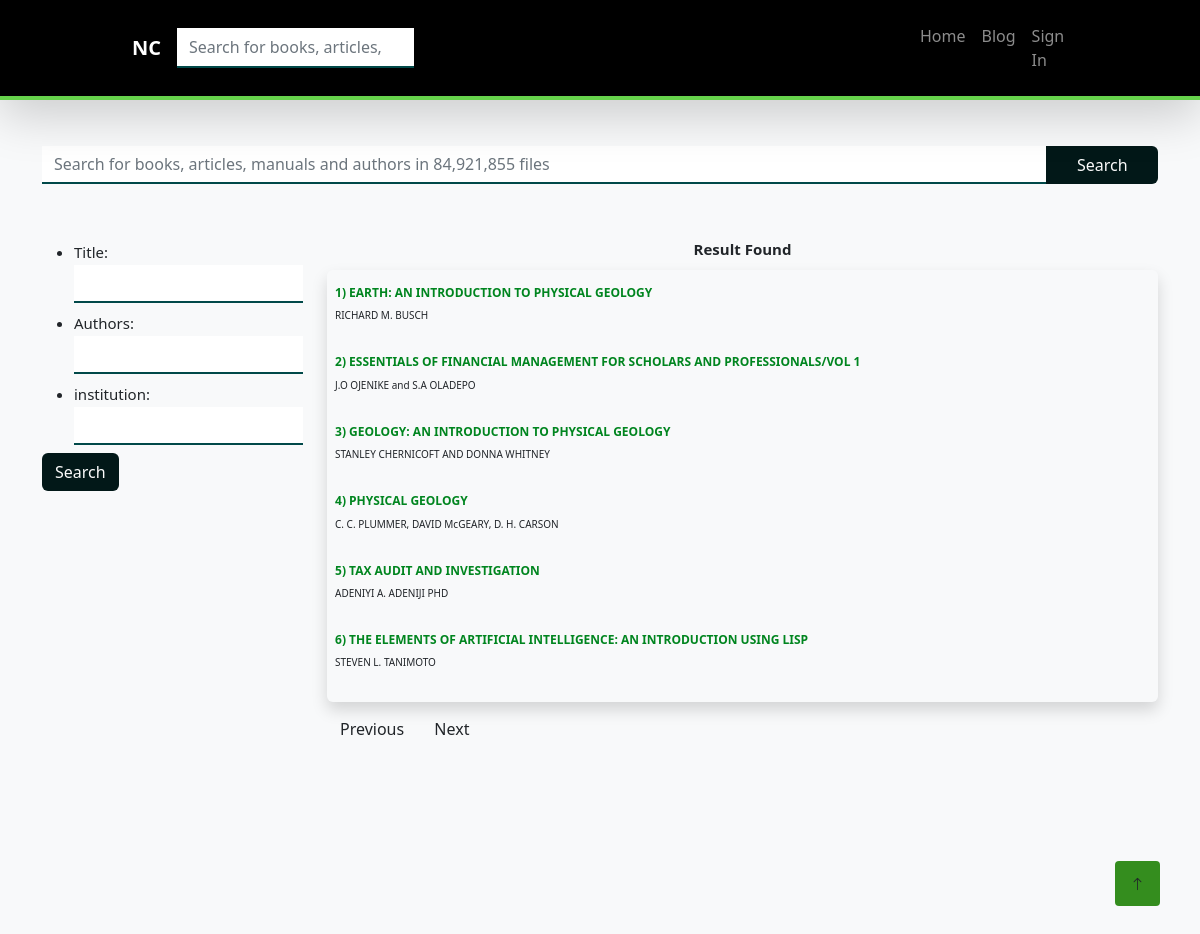
/search/, run on an earlier commit of the app's database.
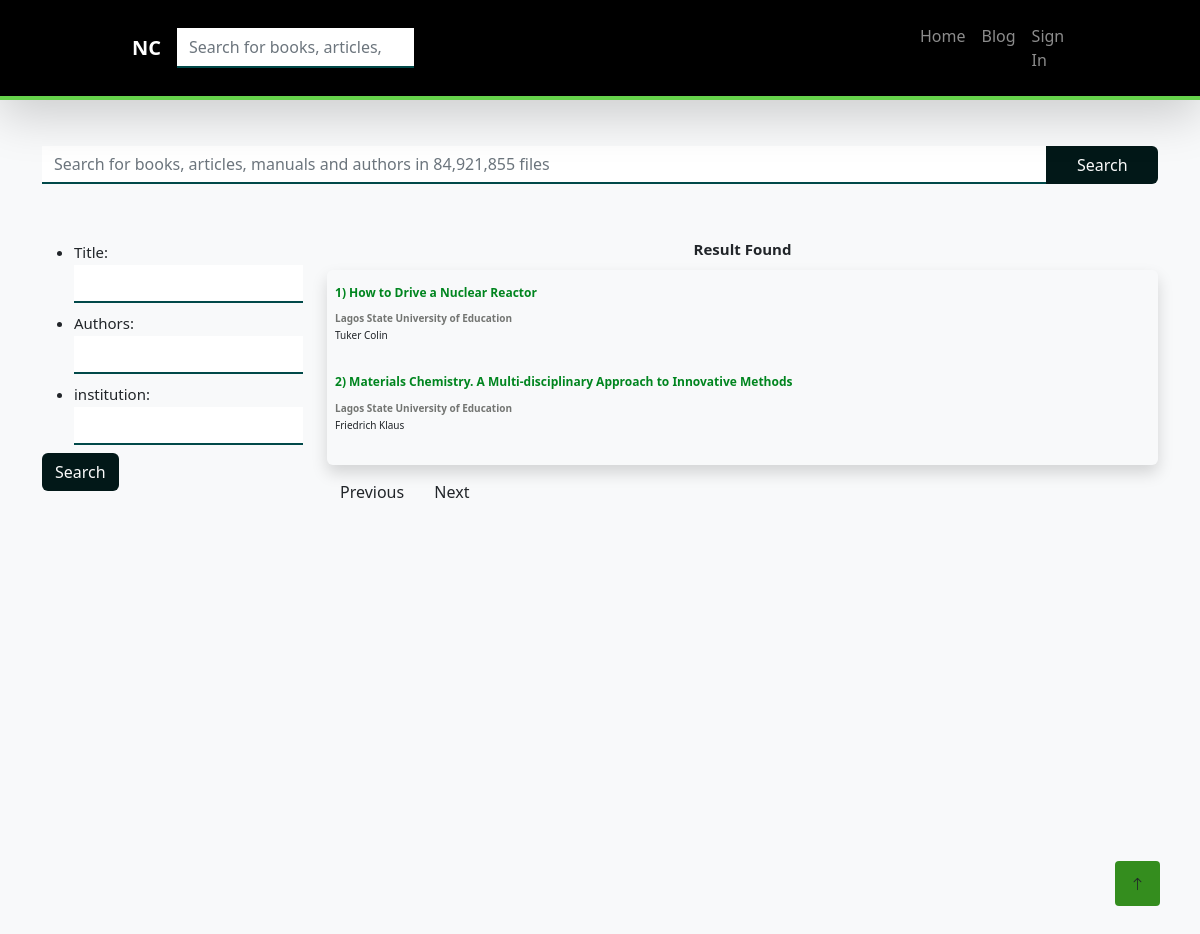
And on a later commit of the database.
### apps/catalogue/models.py (models this page shows, shortened)
class Book(models.Model):
    title           = models.CharField(max_length=200, blank=True)
    author          = models.CharField(max_length=200, blank=True)
    edition         = models.CharField(max_length=200, blank=True)
    subject         = models.CharField(max_length=200, blank=True)
    publisher       = models.CharField(max_length=200, blank=True)
    isbn            = models.CharField(max_length=200, blank=True, verbose_name="ISBN")
    call_no                 = models.CharField(max_length=200, blank=True, verbose_name="Call Number")
    place_of_publication    = models.CharField(max_length=200, blank=True, verbose_name="Publisher Location")
    year_published  = models.CharField(max_length=4, blank=True)
    is_available    = models.BooleanField(default=True)
    edited          = models.BooleanField(default=False)
    slug            = models.SlugField(blank=True, null=True, max_length=500)
    institution     = models.ForeignKey(Institution, default=0,  on_delete=models.PROTECT)
    def get_absolute_url(self):
        return reverse('catalog:single_book_info', args=[str(slugify(self.title))])
    class Meta:
        verbose_name_plural = "Library Books"
        ordering = ['title']

### apps/partners/models.py (models this page shows, shortened)
class Institution(models.Model):
    logo            = CloudinaryField("NaijaCatalog/institution/logo/", blank=True, null=True)
    name            = models.CharField(max_length=500, blank=True)
    short_name      = models.CharField(max_length=10, blank=True)
    location        = models.CharField(max_length=500, blank=True)
    contact_email   = models.EmailField(blank=True)
    contact_phone   = models.CharField(max_length=15, blank=True)
    gmap            = models.CharField(blank=True, max_length=1000)
    is_active       = models.BooleanField(default=True)
    date_joined     = models.DateField(auto_now_add=True)
    slug            = models.SlugField(blank=True, null=True)
    admin           = models.OneToOneField("accounts.Account", on_delete=models.CASCADE, related_name='institution', blank=True, null=True)
    class Meta:
        verbose_name_plural = "Institutions"
    def __str__(self):
        return str(self.name)

### apps/catalogue/api/views.py (the view, shortened to what this page needs)
# urls.py: path("search/", views.list_books, name="search_book_title"),
def search(request):
    context = {}
    combined_query = Q()
    for terms, values in request.GET.items():
        context.update({terms: values})
    try:
        response   = Book.objects.complex_filter(combined_query)
        context.update({'response': response})
        return render(request, 'search/general_search.html', context)
    except Exception as e:
        print(e)
        return render(request, 'search/general_search.html', {'error': str(e)})

### templates/search/general_search.html (shortened to what this page needs)
{% extends "base.html" %}
{% load static %}
{% block extrahead %}
<link rel="stylesheet" href="{% static 'css/search-custom.min.css' %}">
{% endblock %}
{% block HERO %}
    <div class="row py-5"></div>
{% endblock %}
{% block content %}
        <div class="container">
            <form class="form" method="GET" action="{% url 'search' %}">
                <div class="form-group search-div">
                    <input type="search" value="{{title}}" class="form-control rounded-0"
                        id="search" name="title" placeholder="Search for books, articles, manuals and authors in 84,921,855 files" required />
                    <input type="submit" class="btn btn-success-c rounded-0 rounded-end" value="Search">
                </div>
            </form>
        </div>
        <div class="container my-5 text-dark">
            <div class="row">
                <div class="col col-md-3 d-none d-lg-block">
                    <form class="form" method="GET" action="{% url 'search' %}">
                        <ul class="my-2">
                            <li class="text-content my-2">
                                Title:
                                <input type="text" class="form-control" name="title" {% if title %}value={{title}} {% endif %}></input>
                            </li>
                            <li class="text-content">
                                Authors:
                                <input type="text" class="form-control" name="author" {% if author %} value={{author}} {% endif %}></input>
                            </li>
                            <li class="text-content my-2">
                                institution:
                                <input type="text" class="form-control" name="institution" {% if institution %}value={{institution}}{% endif %}></input>
                            </li>
                        </ul>
                        <input type="submit" class="btn btn-success-c" value="Search">
                    </form>
                </div>
                <div class="col-10 col-md-9 mx-auto">
                    <h4 class="text-center">
                        <span class="text-content fw-bold">{{querysets.count}} Result Found</span>
                    </h4>
                    {% if response %}
                    <ul class="list-group result-ul shadow p-2">
                        {% for data in response %}
                        <li class="result-item py-2">
                            <a href="{{data.get_absolute_url}}" class="nav-link">
                                <h5 class="result-title" style="font-size: 12px;">
                                    {{forloop.counter|safe}})
                                    {{ data.title|safe }}
                                </h5>
                            </a>
                            <p class="institution fw-bold m-0" style="font-size: 10px;">
                                {{ data.institution|safe }}
                            </p>
                            <p style="font-size: 10px;" class="p-0">
                                {{ data.author }}
                            </p>
                        </li>
                        {% endfor %}
                    </ul>
                    <div class="row">
                        <div class="my-2">
                            <a class="btn btn-primary-c">Previous</a>
                            <a class="btn btn-primary-c">Next</a>
                        </div>
                    </div>
                    {% endif %}
                </div>
            </div>
        </div>
    {% endblock %}

### templates/base.html (shortened to what this page needs)
{% load static %}
<!DOCTYPE html>
<html lang="en">
  <head>
    {% include "components/head.html" %} {% block extrahead %}{% endblock %}
    <link
      rel="stylesheet"
      href="https://cdnjs.cloudflare.com/ajax/libs/font-awesome/6.2.0/css/all.min.css"
    />
  </head>
  <body>
    <div class="bg-light p-0">
      <header>
        <nav class="navbar navbar-expand-lg navbar-dark shadow-lg fixed-top py-3">
          {% include "components/navbar.html" %}
        </nav>
        {% block HERO %}{% endblock %} {% if messages %} {% include "components/message.html" %}{% endif %}
      </header>
      <main class="main">{% block content %}{% endblock %}</main>
      <a href="#" class="btn btn-sm back-to-top" id="toUp">
        <i class="bi bi-arrow-up"></i>
      </a>
    </div>
  </body>
</html>

### templates/components/head.html (shortened to what this page needs)
{% load static %}
<link rel="stylesheet" href="{% static 'bootstrap/css/bootstrap.min.css' %}">
<link href="https://cdnjs.cloudflare.com/ajax/libs/font-awesome/5.10.0/css/all.min.css" rel="stylesheet">
<link href="https://cdn.jsdelivr.net/npm/bootstrap-icons@1.4.1/font/bootstrap-icons.css" rel="stylesheet">
<link rel="stylesheet" href="https://cdnjs.cloudflare.com/ajax/libs/animate.css/4.1.1/animate.min.css" />
<link rel="stylesheet" href="{% static 'css/animate/animate.css' %}">
<link rel="stylesheet" href="{% static 'css/styles.css' %}">
<link rel="stylesheet" href="{% static 'manifest.json' %}">

### templates/components/navbar.html (shortened to what this page needs)
{% load static %}
<div class="container-fluid nav-section">
    <div class="d-flex w-50">
        <a class="navbar-brand fw-bold" href="{% url 'homepage' %}">NC</a>
        <form class="d-flex my-lg-0 search-div" method="GET" action="{% url 'search' %}">
            <input class="form-control me-sm-2" name="title" type="search"
                placeholder="Search for books, articles, manuals and authors in 84,921,855 files"
                value="{{search.article.value}}" />
        </form>
    </div>
    <div class="collapse navbar-collapse" id="collapsibleNavId">
        <ul class="w-25 navbar-nav mt-2 mt-lg-0">
            <li class="nav-item">
                <a class="nav-link {% if page == 'homepage' %}active{% endif %}" href="{% url 'homepage' %}" aria-current="page">
                    Home
                </a>
            </li>
            <li class="nav-item">
                <a class="nav-link {% if page == 'blog' %}active{% endif %}" href="{% url 'blog' %}">Blog</a>
            </li>
            {% if request.user.is_authenticated %}
            <li class="nav-item dropdown">
                <a class="nav-link dropdown-toggle" type="button" id="dropdownId" data-bs-toggle="dropdown" aria-haspopup="true" aria-expanded="false">
                    Account
                </a>
                <div class="dropdown-menu" aria-labelledby="dropdownId">
                    <a class="dropdown-item" href="{% url 'dashboard' %}">Dashboard</a>
                    <a class="dropdown-item" href="{% url 'signout' %}">Sign Out</a>
                </div>
            </li>
            {% else %}
            <li class="nav-item">
                <a class="nav-link {% if page == 'login' %}active{% endif %}" href="{% url 'signin' %}">Sign In</a>
            </li>
            {% endif %}
        </ul>
    </div>
</div>

What changed in the data, as far as the page shows it:
removed Book: title "ESSENTIALS OF FINANCIAL MANAGEMENT FOR SCHOLARS AND PROFESSIONALS/VOL 1", author "J.O OJENIKE and S.A OLADEPO"
removed Book: title "GEOLOGY: AN INTRODUCTION TO PHYSICAL GEOLOGY", author "STANLEY CHERNICOFT AND DONNA WHITNEY"
removed Book: title "PHYSICAL GEOLOGY", author "C. C. PLUMMER, DAVID McGEARY, D. H. CARSON"
removed Book: title "TAX AUDIT AND INVESTIGATION", author "ADENIYI A. ADENIJI PHD"
changed Book: title "THE ELEMENTS OF ARTIFICIAL INTELLIGENCE: AN INTRODUCTION USING LISP" → "How to Drive a Nuclear Reactor"; institution (not shown) → "Lagos State University of Education"; author "STEVEN L. TANIMOTO" → "Tuker Colin"; moves up the list
changed Book: title "EARTH: AN INTRODUCTION TO PHYSICAL GEOLOGY" → "Materials Chemistry. A Multi-disciplinary Approach to Innovative Methods"; institution (not shown) → "Lagos State University of Education"; author "RICHARD M. BUSCH" → "Friedrich Klaus"
